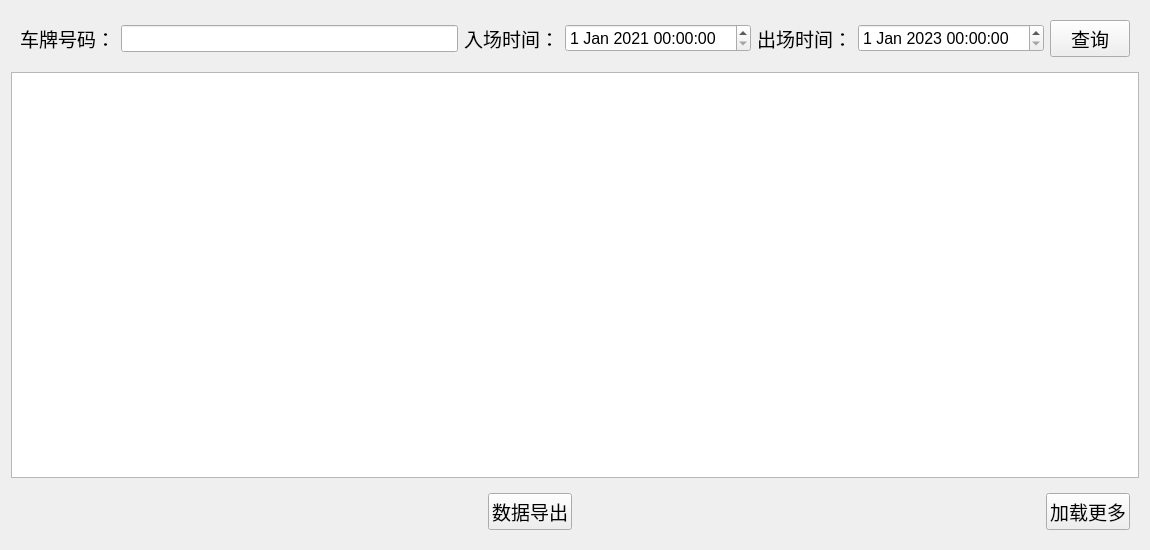
<?xml version="1.0" encoding="UTF-8"?>
<ui version="4.0">
 <class>Main_Equery</class>
 <widget class="QWidget" name="Main_Equery">
  <property name="geometry">
   <rect>
    <x>0</x>
    <y>0</y>
    <width>1150</width>
    <height>550</height>
   </rect>
  </property>
  <property name="minimumSize">
   <size>
    <width>1150</width>
    <height>550</height>
   </size>
  </property>
  <property name="maximumSize">
   <size>
    <width>1150</width>
    <height>550</height>
   </size>
  </property>
  <property name="windowTitle">
   <string>Main_Equery</string>
  </property>
  <layout class="QVBoxLayout" name="verticalLayout">
   <item>
    <widget class="QWidget" name="widget" native="true">
     <layout class="QHBoxLayout" name="horizontalLayout">
      <item>
       <widget class="QLabel" name="car_NUM_label">
        <property name="font">
         <font>
          <pointsize>14</pointsize>
         </font>
        </property>
        <property name="text">
         <string>车牌号码：</string>
        </property>
       </widget>
      </item>
      <item>
       <widget class="QLineEdit" name="carNUM_edit">
        <property name="font">
         <font>
          <pointsize>12</pointsize>
         </font>
        </property>
       </widget>
      </item>
      <item>
       <widget class="QLabel" name="inTime_label">
        <property name="font">
         <font>
          <pointsize>14</pointsize>
         </font>
        </property>
        <property name="text">
         <string>入场时间：</string>
        </property>
       </widget>
      </item>
      <item>
       <widget class="QDateTimeEdit" name="inTime_edit">
        <property name="font">
         <font>
          <pointsize>12</pointsize>
         </font>
        </property>
        <property name="date">
         <date>
          <year>2021</year>
          <month>1</month>
          <day>1</day>
         </date>
        </property>
       </widget>
      </item>
      <item>
       <widget class="QLabel" name="outTime_label">
        <property name="font">
         <font>
          <pointsize>14</pointsize>
         </font>
        </property>
        <property name="text">
         <string>出场时间：</string>
        </property>
       </widget>
      </item>
      <item>
       <widget class="QDateTimeEdit" name="outTime_edit">
        <property name="font">
         <font>
          <pointsize>12</pointsize>
         </font>
        </property>
        <property name="date">
         <date>
          <year>2023</year>
          <month>1</month>
          <day>1</day>
         </date>
        </property>
       </widget>
      </item>
      <item>
       <widget class="QPushButton" name="equery_btn">
        <property name="font">
         <font>
          <pointsize>14</pointsize>
         </font>
        </property>
        <property name="text">
         <string>查询</string>
        </property>
       </widget>
      </item>
     </layout>
    </widget>
   </item>
   <item>
    <widget class="QTableWidget" name="tableWidget"/>
   </item>
   <item>
    <widget class="QWidget" name="widget_2" native="true">
     <layout class="QHBoxLayout" name="horizontalLayout_2">
      <item>
       <spacer name="horizontalSpacer">
        <property name="orientation">
         <enum>Qt::Horizontal</enum>
        </property>
        <property name="sizeHint" stdset="0">
         <size>
          <width>40</width>
          <height>20</height>
         </size>
        </property>
       </spacer>
      </item>
      <item>
       <widget class="QPushButton" name="export_btn">
        <property name="font">
         <font>
          <pointsize>14</pointsize>
         </font>
        </property>
        <property name="text">
         <string>数据导出</string>
        </property>
       </widget>
      </item>
      <item>
       <spacer name="horizontalSpacer_2">
        <property name="orientation">
         <enum>Qt::Horizontal</enum>
        </property>
        <property name="sizeHint" stdset="0">
         <size>
          <width>40</width>
          <height>20</height>
         </size>
        </property>
       </spacer>
      </item>
      <item>
       <widget class="QPushButton" name="more_btn">
        <property name="font">
         <font>
          <pointsize>14</pointsize>
         </font>
        </property>
        <property name="text">
         <string>加载更多</string>
        </property>
       </widget>
      </item>
     </layout>
    </widget>
   </item>
  </layout>
 </widget>
 <resources/>
 <connections/>
</ui>
